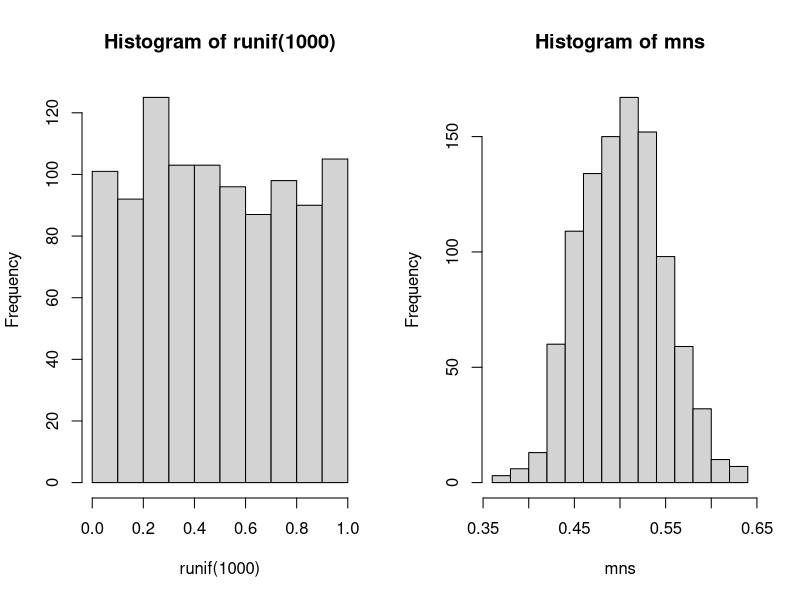
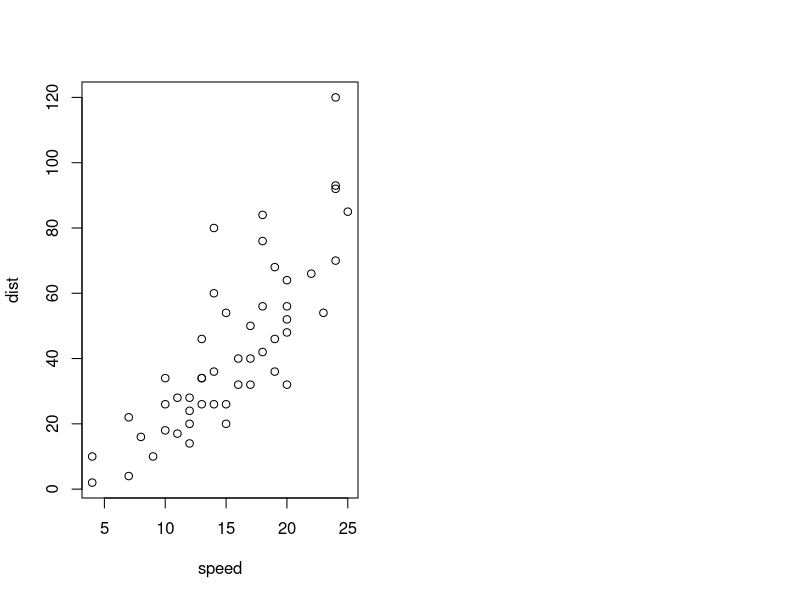

Generate these figures, in order, with R:
## ---- chunk 1
par(mfrow=c(1,2))
hist(runif(1000))

mns = NULL
for (i in 1 : 1000) mns = c(mns, mean(runif(40)))
hist(mns)
## ---- chunk 2
plot(cars)
